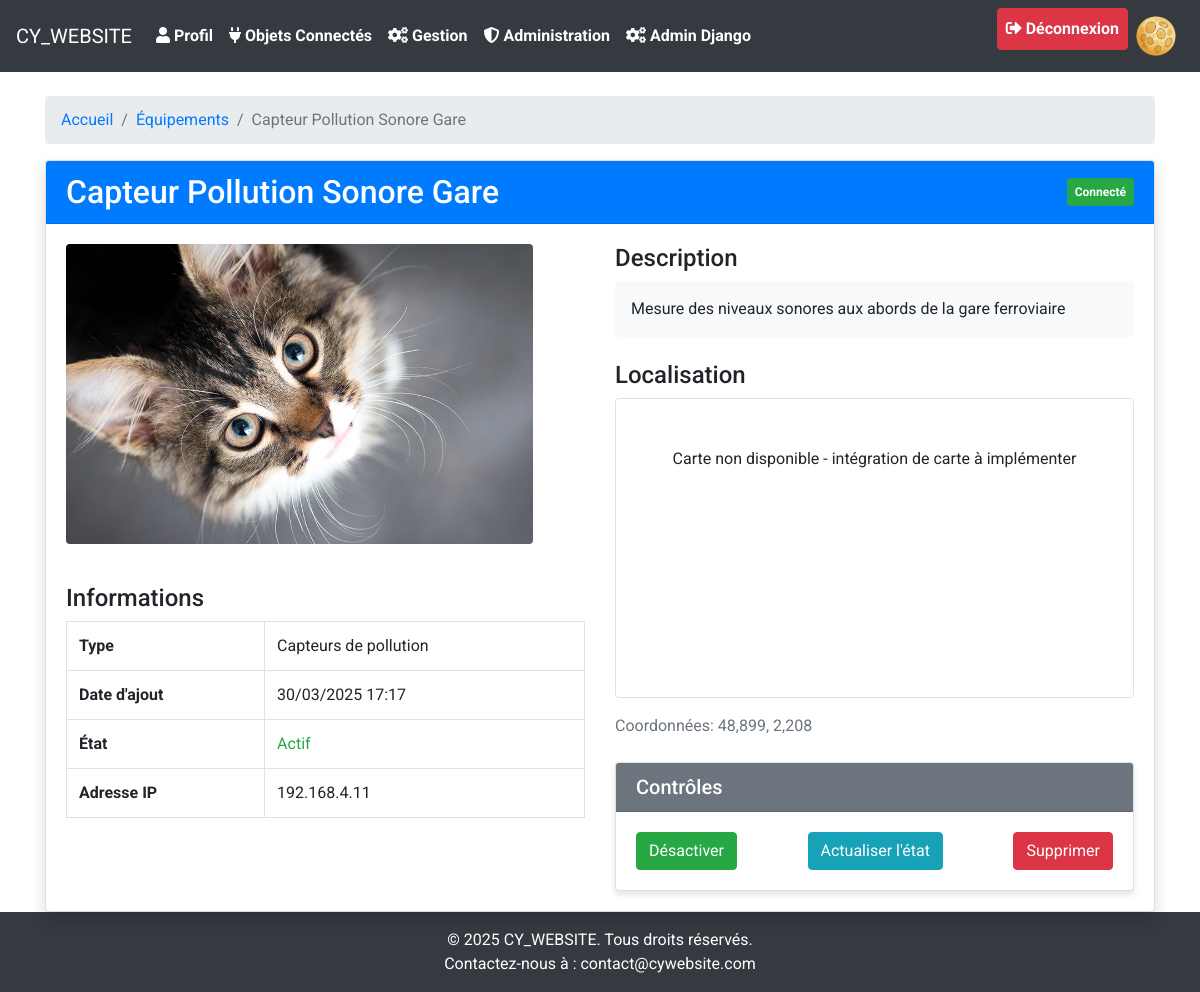
The page /objets_connectés/objet/8/ (signed in) on the database as committed earlier.
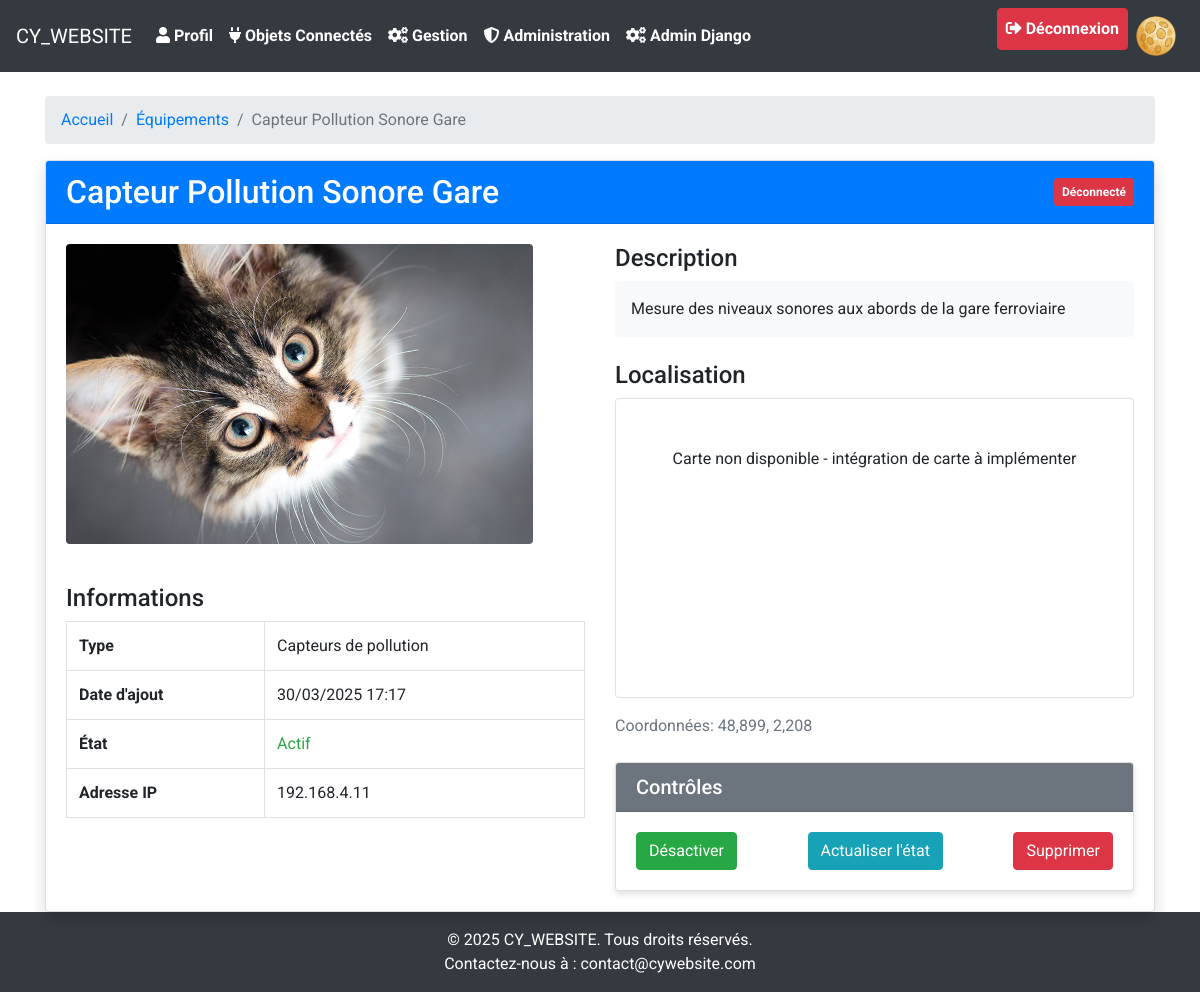
The same page on the database as committed later.
### objConnecte/models.py (models this page shows, shortened)
class ObjConnecte(models.Model):
    name = models.CharField(max_length=100, verbose_name='Nom')
    type = models.ForeignKey('Type', on_delete=models.DO_NOTHING, verbose_name='Type')
    description = models.TextField(verbose_name='Description')
    image = models.ImageField(upload_to='data/objConnecte_images/', default='data/objConnecte_images/default.jpg', verbose_name='Image')
    date = models.DateTimeField(auto_now_add=True)
    state=models.BooleanField(default=False, verbose_name='Etat')
    connected=models.BooleanField(default=False, verbose_name='Connecté')
    ip=models.GenericIPAddressField(verbose_name='Adresse IP', default='127.0.0.1')  # Correction
    longitude=models.FloatField(verbose_name='Longitude', default=0.0)  # Correction
    latitude=models.FloatField(verbose_name='Latitude', default=0.0)  # Correction
    class Meta:
        verbose_name = 'Objet connecté'
        verbose_name_plural = 'Objets connectés'

class Type(models.Model):
    name = models.CharField(max_length=100, verbose_name='Nom')
    description = models.TextField(verbose_name='Description')
    icon = models.ImageField(upload_to='data/type_images/', default='data/type_images/default.jpg', verbose_name='Icône')
    class Meta:
        verbose_name = 'Type'
        verbose_name_plural = 'Types'

### objConnecte/views.py (called while the page is built)
def objet(request, id):
    objet = ObjConnecte.objects.get(id=id)
    return render(request, 'objConnecte/objet.html', {'objet': objet})

### objConnecte/templates/objConnecte/objet.html (shortened to what this page needs)
{% extends 'cyWebsite/base.html' %}
{% load static %}
{% block content %}
<div class="container mt-4">
    <nav aria-label="breadcrumb">
        <ol class="breadcrumb">
            <li class="breadcrumb-item"><a href="{% url 'index' %}">Accueil</a></li>
            <li class="breadcrumb-item"><a href="{% url 'objConnecte:objets' %}">Équipements</a></li>
            <li class="breadcrumb-item active" aria-current="page">{{ objet.name }}</li>
        </ol>
    </nav>
    <div class="card shadow">
        <div class="card-header bg-primary text-white">
            <div class="d-flex justify-content-between align-items-center">
                <h2 class="mb-0">{{ objet.name }}</h2>
                <span class="badge {% if objet.connected %}badge-success{% else %}badge-danger{% endif %} p-2">
                    {{ objet.connected|yesno:"Connecté,Déconnecté" }}
                </span>
            </div>
        </div>
        <div class="card-body">
            <div class="row">
                <div class="col-md-6">
                    <img src="{{ objet.image.url }}" alt="{{ objet.name }}" class="img-fluid rounded mb-3" style="max-height: 300px; width: auto;">
                    <h4 class="mt-4">Informations</h4>
                    <table class="table table-bordered">
                        <tr>
                            <th>Type</th>
                            <td>{{ objet.type.name }}</td>
                        </tr>
                        <tr>
                            <th>Date d'ajout</th>
                            <td>{{ objet.date|date:"d/m/Y H:i" }}</td>
                        </tr>
                        <tr>
                            <th>État</th>
                            <td class="{% if objet.state %}text-success{% else %}text-danger{% endif %}">
                                {{ objet.state|yesno:"Actif,Inactif" }}
                            </td>
                        </tr>
                        <tr>
                            <th>Adresse IP</th>
                            <td>{{ objet.ip }}</td>
                        </tr>
                    </table>
                </div>
                <div class="col-md-6">
                    <h4>Description</h4>
                    <div class="bg-light p-3 rounded mb-4">
                        <p>{{ objet.description|linebreaks }}</p>
                    </div>
                    <h4>Localisation</h4>
                    <div id="map" style="height: 300px; width: 100%;" class="border rounded mb-3"></div>
                    <p class="text-muted">Coordonnées: {{ objet.latitude }}, {{ objet.longitude }}</p>
                    {% if user.xp_level in 'complex admin' %}
                    <div class="card mt-4">
                        <div class="card-header bg-secondary text-white">
                            <h5 class="mb-0">Contrôles</h5>
                        </div>
                        <div class="card-body">
                            <div class="d-flex justify-content-between">
                                <button class="btn btn-{% if objet.state %}success{% else %}secondary{% endif %}" id="toggle-state">
                                    {% if objet.state %}Désactiver{% else %}Activer{% endif %}
                                </button>
                                <button class="btn btn-info" id="refresh-status">Actualiser l'état</button>
                                {% if user.xp_level == 'admin' %}
                                <button class="btn btn-danger" data-toggle="modal" data-target="#deleteModal">Supprimer</button>
                                {% endif %}
                            </div>
                        </div>
                    </div>
                    {% endif %}
                </div>
            </div>
        </div>
    </div>
</div>
{% endblock %}

Rows that differ between the two databases and show on the page:
changed ObjConnecte "Capteur Pollution Sonore Gare": connected "Connecté" → "Déconnecté"
